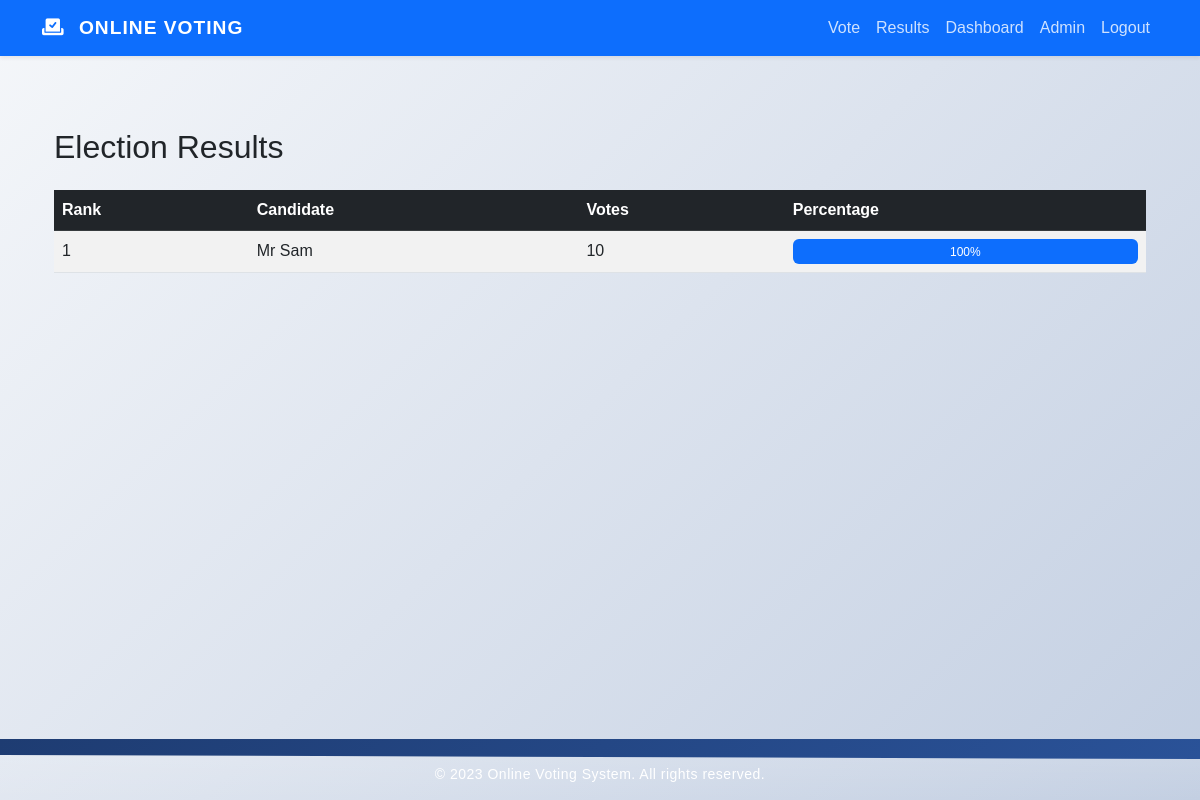
The page /results/ (signed in) on the database its author committed.
### votes/models.py (models this page shows, shortened)
class Result(models.Model):
    candidate = models.OneToOneField(Candidate, on_delete=models.CASCADE)
    votes_count = models.IntegerField(default=0)
    is_published = models.BooleanField(default=False)
    published_at = models.DateTimeField(null=True, blank=True)

class Candidate(models.Model):
    title = models.CharField(max_length=100)
    name = models.CharField(max_length=100)
    photo = models.ImageField(upload_to='candidates/')
    description = models.TextField()
    created_at = models.DateTimeField(auto_now_add=True)

### votes/views.py (the view)
# urls.py: path('results/', views.results, name='results'),
@login_required
def results(request):
    results = Result.objects.filter(is_published=True)\
                  .select_related('candidate')
    total_votes = sum(result.votes_count for result in results) or 1
    context = {
        'results': results,
        'total_votes': total_votes
    }
    return render(request, 'results.html', context)

### templates/results.html
{% extends 'base.html' %}
{% block content %}
<div class="container mt-4">
    <h2 class="mb-4">Election Results</h2>
    {% if not results %}
        <div class="alert alert-info">
            No results available yet.
        </div>
    {% else %}
        <table class="table table-striped">
            <thead class="table-dark">
                <tr>
                    <th>Rank</th>
                    <th>Candidate</th>
                    <th>Votes</th>
                    <th>Percentage</th>
                </tr>
            </thead>
            <tbody>
                {% for result in results %}
                <tr>
                    <td>{{ forloop.counter }}</td>
                    <td>{{ result.candidate.title }} {{ result.candidate.name }}</td>
                    <td>{{ result.votes_count }}</td>
                    <td>
                        <div class="progress" style="height: 25px;">
                            {% widthratio result.votes_count total_votes 100 as percentage %}
                            <div class="progress-bar"
                                 style="width: {{ percentage }}%">
                                {{ percentage }}%
                            </div>
                        </div>
                    </td>
                </tr>
                {% endfor %}
            </tbody>
        </table>
    {% endif %}
</div>
{% endblock %}

### templates/base.html (style rules this page uses)
body { display: flex; flex-direction: column; min-height: 100vh; background: linear-gradient(135deg, #f5f7fa, #c3cfe2); font-family: 'Poppins', sans-serif; overflow-x: hidden; }

### rows shown on the page
Result: candidate "Mr", candidate.name "Sam", votes_count "10", percentage "100"
